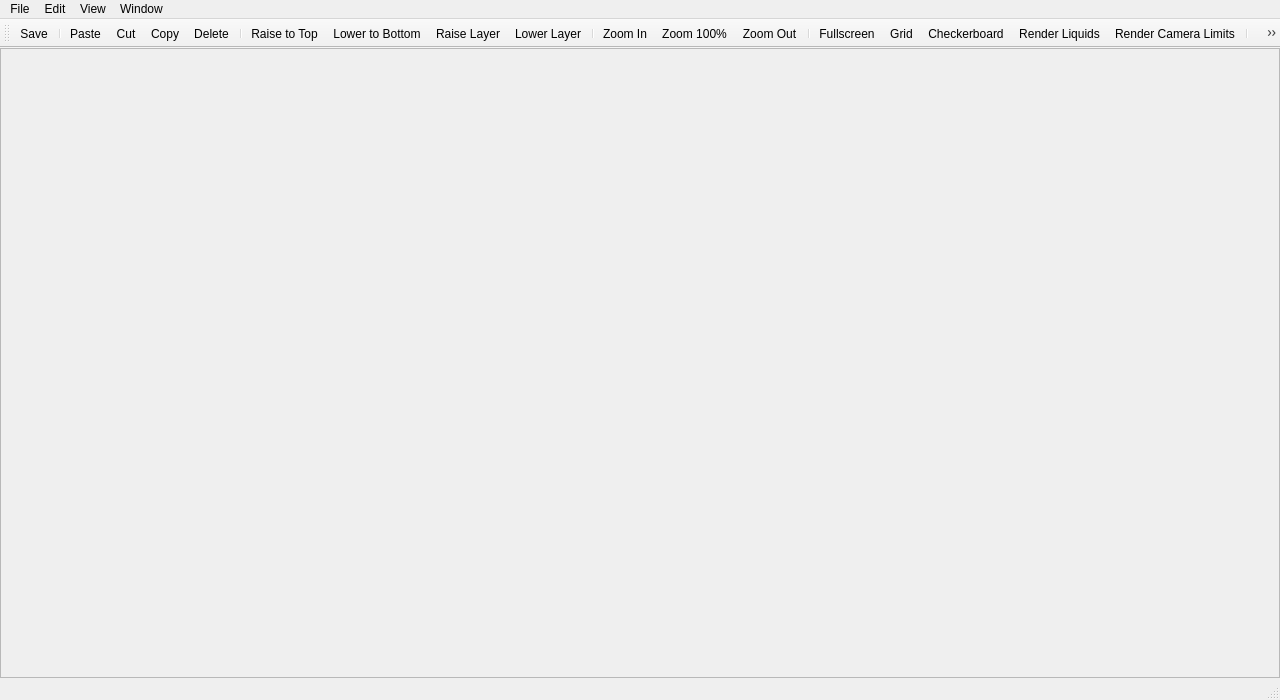
<?xml version="1.0" encoding="UTF-8"?>
<ui version="4.0">
 <class>LevelEditorWindow</class>
 <widget class="QMainWindow" name="LevelEditorWindow">
  <property name="geometry">
   <rect>
    <x>0</x>
    <y>0</y>
    <width>1280</width>
    <height>700</height>
   </rect>
  </property>
  <property name="windowTitle">
   <string>CoinKiller</string>
  </property>
  <widget class="QWidget" name="centralwidget">
   <layout class="QVBoxLayout" name="verticalLayout">
    <property name="leftMargin">
     <number>0</number>
    </property>
    <property name="topMargin">
     <number>0</number>
    </property>
    <property name="rightMargin">
     <number>0</number>
    </property>
    <property name="bottomMargin">
     <number>0</number>
    </property>
    <item>
     <widget class="QScrollArea" name="levelViewArea">
      <property name="frameShape">
       <enum>QFrame::StyledPanel</enum>
      </property>
      <property name="frameShadow">
       <enum>QFrame::Sunken</enum>
      </property>
      <property name="lineWidth">
       <number>1</number>
      </property>
      <property name="widgetResizable">
       <bool>true</bool>
      </property>
      <widget class="QWidget" name="scrollAreaWidgetContents">
       <property name="geometry">
        <rect>
         <x>0</x>
         <y>0</y>
         <width>1278</width>
         <height>624</height>
        </rect>
       </property>
      </widget>
     </widget>
    </item>
   </layout>
  </widget>
  <widget class="QMenuBar" name="menubar">
   <property name="geometry">
    <rect>
     <x>0</x>
     <y>0</y>
     <width>1280</width>
     <height>21</height>
    </rect>
   </property>
   <widget class="QMenu" name="menuFile">
    <property name="title">
     <string>File</string>
    </property>
    <addaction name="actionSave"/>
    <addaction name="separator"/>
    <addaction name="actionShowPreferences"/>
   </widget>
   <widget class="QMenu" name="menuView">
    <property name="title">
     <string>View</string>
    </property>
    <addaction name="actionToggleLayer1"/>
    <addaction name="actionToggleLayer2"/>
    <addaction name="actionToggleSprites"/>
    <addaction name="actionToggleEntrances"/>
    <addaction name="actionTogglePaths"/>
    <addaction name="actionToggleLocations"/>
    <addaction name="separator"/>
    <addaction name="actionZoom_Maximum"/>
    <addaction name="actionZoom_In"/>
    <addaction name="actionZoom_100"/>
    <addaction name="actionZoom_Out"/>
    <addaction name="actionZoom_Minimum"/>
    <addaction name="separator"/>
    <addaction name="actionFullscreen"/>
    <addaction name="actionGrid"/>
    <addaction name="actionCheckerboard"/>
    <addaction name="actionRenderLiquids"/>
    <addaction name="actionRenderCameraLimits"/>
    <addaction name="actionToggle3DOverlay"/>
    <addaction name="actionToggle2DTile"/>
   </widget>
   <widget class="QMenu" name="menuEdit">
    <property name="title">
     <string>Edit</string>
    </property>
    <addaction name="actionPaste"/>
    <addaction name="actionCut"/>
    <addaction name="actionCopy"/>
    <addaction name="actionDelete"/>
    <addaction name="actionSelectAll"/>
    <addaction name="separator"/>
    <addaction name="actionRaise"/>
    <addaction name="actionLower"/>
    <addaction name="actionRaiseLayer"/>
    <addaction name="actionLowerLayer"/>
    <addaction name="separator"/>
   </widget>
   <widget class="QMenu" name="menuWindow">
    <property name="title">
     <string>Window</string>
    </property>
    <addaction name="actionShowToolbox"/>
    <addaction name="actionShowMinimap"/>
    <addaction name="actionShowHistory"/>
   </widget>
   <addaction name="menuFile"/>
   <addaction name="menuEdit"/>
   <addaction name="menuView"/>
   <addaction name="menuWindow"/>
  </widget>
  <widget class="QStatusBar" name="statusbar"/>
  <widget class="QToolBar" name="toolBar">
   <property name="enabled">
    <bool>true</bool>
   </property>
   <property name="windowTitle">
    <string>Toolbar</string>
   </property>
   <attribute name="toolBarArea">
    <enum>TopToolBarArea</enum>
   </attribute>
   <attribute name="toolBarBreak">
    <bool>false</bool>
   </attribute>
   <addaction name="actionSave"/>
   <addaction name="separator"/>
   <addaction name="actionPaste"/>
   <addaction name="actionCut"/>
   <addaction name="actionCopy"/>
   <addaction name="actionDelete"/>
   <addaction name="separator"/>
   <addaction name="actionRaise"/>
   <addaction name="actionLower"/>
   <addaction name="actionRaiseLayer"/>
   <addaction name="actionLowerLayer"/>
   <addaction name="separator"/>
   <addaction name="actionZoom_In"/>
   <addaction name="actionZoom_100"/>
   <addaction name="actionZoom_Out"/>
   <addaction name="separator"/>
   <addaction name="actionFullscreen"/>
   <addaction name="actionGrid"/>
   <addaction name="actionCheckerboard"/>
   <addaction name="actionRenderLiquids"/>
   <addaction name="actionRenderCameraLimits"/>
   <addaction name="separator"/>
   <addaction name="actionToggleLayer1"/>
   <addaction name="actionToggleLayer2"/>
   <addaction name="actionToggleSprites"/>
   <addaction name="actionToggleEntrances"/>
   <addaction name="actionTogglePaths"/>
   <addaction name="actionToggleLocations"/>
   <addaction name="separator"/>
   <addaction name="actionAddArea"/>
   <addaction name="actionDeleteCurrentArea"/>
   <addaction name="separator"/>
  </widget>
  <action name="actionToggleLayer1">
   <property name="checkable">
    <bool>true</bool>
   </property>
   <property name="text">
    <string>Toggle Layer 1</string>
   </property>
   <property name="toolTip">
    <string>Toggle Layer 1</string>
   </property>
  </action>
  <action name="actionToggleLayer2">
   <property name="checkable">
    <bool>true</bool>
   </property>
   <property name="text">
    <string>Toggle Layer 2</string>
   </property>
   <property name="toolTip">
    <string>Toggle Layer 2</string>
   </property>
  </action>
  <action name="actionZoom_In">
   <property name="text">
    <string>Zoom In</string>
   </property>
   <property name="toolTip">
    <string>Zoom In</string>
   </property>
   <property name="shortcut">
    <string>Ctrl++</string>
   </property>
  </action>
  <action name="actionZoom_Out">
   <property name="text">
    <string>Zoom Out</string>
   </property>
   <property name="toolTip">
    <string>Zoom Out</string>
   </property>
   <property name="shortcut">
    <string>Ctrl+-</string>
   </property>
  </action>
  <action name="actionZoom_100">
   <property name="text">
    <string>Zoom 100%</string>
   </property>
   <property name="toolTip">
    <string>Zoom 100%</string>
   </property>
   <property name="shortcut">
    <string>Ctrl+0</string>
   </property>
  </action>
  <action name="actionZoom_Maximum">
   <property name="text">
    <string>Maximum Zoom</string>
   </property>
   <property name="toolTip">
    <string>Maximum Zoom</string>
   </property>
   <property name="shortcut">
    <string>Ctrl+PgDown</string>
   </property>
  </action>
  <action name="actionZoom_Minimum">
   <property name="text">
    <string>Minimum Zoom</string>
   </property>
   <property name="toolTip">
    <string>Minimum Zoom</string>
   </property>
   <property name="shortcut">
    <string>Ctrl+PgUp</string>
   </property>
  </action>
  <action name="actionSave">
   <property name="text">
    <string>Save</string>
   </property>
   <property name="toolTip">
    <string>Save</string>
   </property>
   <property name="shortcut">
    <string>Ctrl+S</string>
   </property>
  </action>
  <action name="actionPaste">
   <property name="text">
    <string>Paste</string>
   </property>
   <property name="toolTip">
    <string>Paste</string>
   </property>
   <property name="shortcut">
    <string>Ctrl+V</string>
   </property>
  </action>
  <action name="actionCut">
   <property name="text">
    <string>Cut</string>
   </property>
   <property name="toolTip">
    <string>Cut</string>
   </property>
   <property name="shortcut">
    <string>Ctrl+X</string>
   </property>
  </action>
  <action name="actionCopy">
   <property name="text">
    <string>Copy</string>
   </property>
   <property name="toolTip">
    <string>Copy</string>
   </property>
   <property name="shortcut">
    <string>Ctrl+C</string>
   </property>
  </action>
  <action name="actionDelete">
   <property name="text">
    <string>Delete</string>
   </property>
   <property name="toolTip">
    <string>Delete</string>
   </property>
   <property name="shortcut">
    <string>Del</string>
   </property>
  </action>
  <action name="actionFullscreen">
   <property name="checkable">
    <bool>true</bool>
   </property>
   <property name="text">
    <string>Fullscreen</string>
   </property>
   <property name="toolTip">
    <string>Fullscreen</string>
   </property>
   <property name="shortcut">
    <string>F11</string>
   </property>
  </action>
  <action name="actionGrid">
   <property name="checkable">
    <bool>true</bool>
   </property>
   <property name="text">
    <string>Grid</string>
   </property>
   <property name="toolTip">
    <string>Grid</string>
   </property>
   <property name="shortcut">
    <string>Ctrl+G</string>
   </property>
  </action>
  <action name="actionAddArea">
   <property name="text">
    <string>Add Area</string>
   </property>
   <property name="toolTip">
    <string>Add Area</string>
   </property>
   <property name="shortcut">
    <string>Ctrl+Alt+N</string>
   </property>
  </action>
  <action name="actionDeleteCurrentArea">
   <property name="text">
    <string>Delete Current Area</string>
   </property>
   <property name="toolTip">
    <string>Delete Current Area</string>
   </property>
   <property name="shortcut">
    <string>Ctrl+Alt+D</string>
   </property>
  </action>
  <action name="actionRaise">
   <property name="text">
    <string>Raise to Top</string>
   </property>
   <property name="toolTip">
    <string>Raise to Top</string>
   </property>
   <property name="shortcut">
    <string>Ctrl+]</string>
   </property>
  </action>
  <action name="actionLower">
   <property name="text">
    <string>Lower to Bottom</string>
   </property>
   <property name="toolTip">
    <string>Lower to Bottom</string>
   </property>
   <property name="shortcut">
    <string>Ctrl+[</string>
   </property>
  </action>
  <action name="actionRaiseLayer">
   <property name="text">
    <string>Raise Layer</string>
   </property>
   <property name="toolTip">
    <string>Raise Layer</string>
   </property>
   <property name="shortcut">
    <string>Ctrl+Shift+]</string>
   </property>
  </action>
  <action name="actionLowerLayer">
   <property name="text">
    <string>Lower Layer</string>
   </property>
   <property name="toolTip">
    <string>Lower Layer</string>
   </property>
   <property name="shortcut">
    <string>Ctrl+Shift+[</string>
   </property>
  </action>
  <action name="actionRenderLiquids">
   <property name="checkable">
    <bool>true</bool>
   </property>
   <property name="text">
    <string>Render Liquids</string>
   </property>
   <property name="toolTip">
    <string>Render Liquids</string>
   </property>
   <property name="shortcut">
    <string>Ctrl+L</string>
   </property>
  </action>
  <action name="actionSelectAll">
   <property name="text">
    <string>Select All</string>
   </property>
   <property name="toolTip">
    <string>Select All</string>
   </property>
   <property name="shortcut">
    <string>Ctrl+A</string>
   </property>
  </action>
  <action name="actionCheckerboard">
   <property name="checkable">
    <bool>true</bool>
   </property>
   <property name="text">
    <string>Checkerboard</string>
   </property>
   <property name="toolTip">
    <string>Checkerboard</string>
   </property>
  </action>
  <action name="actionToggleSprites">
   <property name="checkable">
    <bool>true</bool>
   </property>
   <property name="text">
    <string>Toggle Sprites</string>
   </property>
   <property name="toolTip">
    <string>Toggle Sprites</string>
   </property>
  </action>
  <action name="actionTogglePaths">
   <property name="checkable">
    <bool>true</bool>
   </property>
   <property name="text">
    <string>Toggle Paths</string>
   </property>
   <property name="toolTip">
    <string>Toggle Paths</string>
   </property>
  </action>
  <action name="actionRenderCameraLimits">
   <property name="checkable">
    <bool>true</bool>
   </property>
   <property name="text">
    <string>Render Camera Limits</string>
   </property>
   <property name="toolTip">
    <string>Render Camera Limits</string>
   </property>
  </action>
  <action name="actionShowMinimap">
   <property name="checkable">
    <bool>true</bool>
   </property>
   <property name="text">
    <string>Show Minimap</string>
   </property>
   <property name="toolTip">
    <string>Show Minimap</string>
   </property>
  </action>
  <action name="actionShowToolbox">
   <property name="checkable">
    <bool>true</bool>
   </property>
   <property name="text">
    <string>Show Toolbox</string>
   </property>
   <property name="toolTip">
    <string>Show Toolbox</string>
   </property>
  </action>
  <action name="actionToggleLocations">
   <property name="checkable">
    <bool>true</bool>
   </property>
   <property name="text">
    <string>Toggle Locations</string>
   </property>
   <property name="toolTip">
    <string>Toggle Locations</string>
   </property>
  </action>
  <action name="actionToggle3DOverlay">
   <property name="checkable">
    <bool>true</bool>
   </property>
   <property name="text">
    <string>Toggle 3D Overlay</string>
   </property>
   <property name="toolTip">
    <string>Toggle 3D Overlay</string>
   </property>
  </action>
  <action name="actionToggle2DTile">
   <property name="checkable">
    <bool>true</bool>
   </property>
   <property name="text">
    <string>Toggle 2D Tiles</string>
   </property>
   <property name="toolTip">
    <string>Toggle 2D Tiles</string>
   </property>
  </action>
  <action name="actionToggleEntrances">
   <property name="checkable">
    <bool>true</bool>
   </property>
   <property name="text">
    <string>Toggle Entrances</string>
   </property>
   <property name="toolTip">
    <string>Toggle Entrances</string>
   </property>
  </action>
  <action name="actionShowHistory">
   <property name="checkable">
    <bool>true</bool>
   </property>
   <property name="text">
    <string>Show History</string>
   </property>
   <property name="toolTip">
    <string>Show History</string>
   </property>
  </action>
  <action name="actionShowPreferences">
   <property name="text">
    <string>Preferences</string>
   </property>
  </action>
 </widget>
 <resources/>
 <connections/>
</ui>
